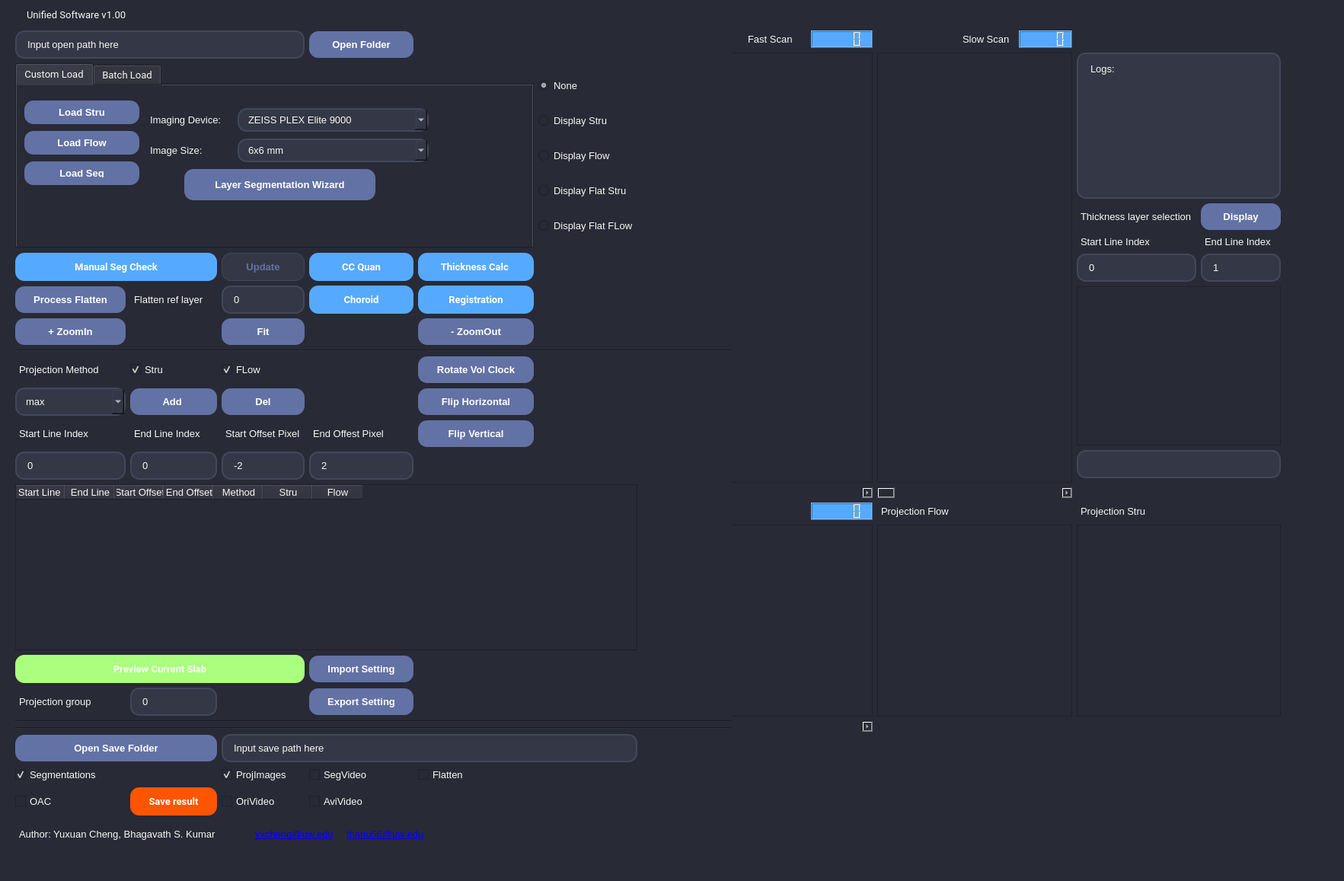
<?xml version="1.0" encoding="UTF-8"?>
<ui version="4.0">
 <class>MainWindow</class>
 <widget class="QMainWindow" name="MainWindow">
  <property name="geometry">
   <rect>
    <x>0</x>
    <y>0</y>
    <width>1765</width>
    <height>1157</height>
   </rect>
  </property>
  <property name="windowTitle">
   <string>MainWindow</string>
  </property>
  <property name="styleSheet">
   <string notr="true">/* =======================================================
   GLOBAL MAIN THEME
   Deep blue/purple background, light text.
   ======================================================= */
QMainWindow, QWidget {
    /* The main background color - A deep Ubuntu-ish purple-grey */
    background-color: #282a36; 
    /* Main text color - Off-white for good contrast without eye strain */
    color: #f8f8f2;
    /* Optional: Sets a modern system font */
    font-family: &quot;Segoe UI&quot;, Roboto, Helvetica, Arial, sans-serif;
    font-size: 10pt; /* Slightly larger base font for modern feel */
}

/* =======================================================
   INPUTS &amp; TEXT BOXES (The &quot;Gemini&quot; look)
   Very rounded corners, slightly lighter background so they pop.
   ======================================================= */
QLineEdit, QSpinBox, QDoubleSpinBox, QTextEdit, QComboBox, QPlainTextEdit {
    /* Lighter background than the main window to stand out */
    background-color: #343746; 
    /* A subtle border defining the shape */
    border: 2px solid #44475a; 
    /* HEAVY rounding for that modern flowy look */
    border-radius: 12px; 
    /* Crucial padding so text doesn't touch the edges */
    padding: 8px 12px; 
    color: #f8f8f2;
    /* Purple selection color */
    selection-background-color: #bd93f9; 
    selection-color: #282a36;
}

/* The &quot;Splash&quot; effect when you click inside an input box */
QLineEdit:focus, QSpinBox:focus, QTextEdit:focus, QComboBox:focus {
    /* Bright Ubuntu purple border when active */
    border: 2px solid #bd93f9; 
    background-color: #3b3e4f; /* Slightly lighter splash */
}

/* Spinbox up/down arrows need specific styling so they don't look blocky */
QAbstractSpinBox::up-button, QAbstractSpinBox::down-button {
    background-color: transparent;
    border-radius: 6px;
    margin: 2px;
}
QAbstractSpinBox::up-button:hover, QAbstractSpinBox::down-button:hover {
    background-color: #44475a;
}


/* =======================================================
   BUTTONS (The Ubuntu Accent)
   Purple splash, very round.
   ======================================================= */
QPushButton {
    /* The main Ubuntu purple accent color */
    background-color: #6272a4; 
    color: #ffffff;
    border: none;
    /* Matching the input boxes rounding */
    border-radius: 12px; 
    padding: 10px 24px;
    font-weight: bold;
}

/* Hover state - gets brighter */
QPushButton:hover {
    background-color: #bd93f9; /* Lighter bright purple */
}

/* Pressed state - gets darker */
QPushButton:pressed {
    background-color: #4f5b85;
}

/* Disabled state */
QPushButton:disabled {
    background-color: #343746;
    color: #6272a4;
    border: 1px solid #44475a;
}


/* =======================================================
   CONTAINERS &amp; LABELS
   Removing the old &quot;boxy&quot; look.
   ======================================================= */

/* Clean Labels */
QLabel {
    color: #f8f8f2;
    border: none;
    padding: 2px;
}

/* Modernizing Group Boxes */
QGroupBox {
    /* subtle border instead of the default etched line */
    border: 1px solid #6272a4; 
    border-radius: 12px;
    /* Push the content down to make room for the title */
    margin-top: 24px; 
    padding-top: 10px;
    font-weight: bold;
}

/* Styling the GroupBox Title text */
QGroupBox::title {
    subcontrol-origin: margin;
    subcontrol-position: top left;
    left: 12px;
    padding: 0 5px;
    color: #bd93f9; /* Purple title color */
}


/* =======================================================
   SCROLLBARS (Optional, but completes the look)
   Making them dark and slim.
   ======================================================= */
QScrollBar:vertical {
    border: none;
    background: #282a36;
    width: 10px;
    margin: 0px;
}
QScrollBar::handle:vertical {
    background: #44475a;
    border-radius: 5px;
    min-height: 20px;
}
QScrollBar::add-line:vertical, QScrollBar::sub-line:vertical {
    height: 0px;
}</string>
  </property>
  <widget class="QWidget" name="centralwidget">
   <widget class="QLabel" name="label_Title">
    <property name="geometry">
     <rect>
      <x>30</x>
      <y>10</y>
      <width>480</width>
      <height>19</height>
     </rect>
    </property>
    <property name="font">
     <font>
      <family>Segoe UI,Roboto,Helvetica,Arial,sans-serif</family>
      <pointsize>10</pointsize>
     </font>
    </property>
    <property name="text">
     <string>Unified Software v1.00</string>
    </property>
   </widget>
   <widget class="QWidget" name="layoutWidget">
    <property name="geometry">
     <rect>
      <x>890</x>
      <y>40</y>
      <width>792</width>
      <height>921</height>
     </rect>
    </property>
    <layout class="QGridLayout" name="gridLayout_6">
     <item row="6" column="0">
      <widget class="QLabel" name="label_13">
       <property name="text">
        <string>Depth</string>
       </property>
      </widget>
     </item>
     <item row="6" column="3">
      <widget class="QLabel" name="label_7">
       <property name="text">
        <string>Projection Flow</string>
       </property>
      </widget>
     </item>
     <item row="7" column="6">
      <widget class="QGraphicsView" name="graphicsView_ProjectionStru">
       <property name="sizePolicy">
        <sizepolicy hsizetype="Expanding" vsizetype="Expanding">
         <horstretch>0</horstretch>
         <verstretch>0</verstretch>
        </sizepolicy>
       </property>
      </widget>
     </item>
     <item row="6" column="2">
      <widget class="QLCDNumber" name="lcdNumber_DepthScan">
       <property name="styleSheet">
        <string notr="true">background-color: rgb(85, 170, 255);</string>
       </property>
      </widget>
     </item>
     <item row="7" column="3" colspan="3">
      <widget class="QGraphicsView" name="graphicsView_ProjectionFlow">
       <property name="minimumSize">
        <size>
         <width>0</width>
         <height>0</height>
        </size>
       </property>
      </widget>
     </item>
     <item row="7" column="0" colspan="3">
      <widget class="QGraphicsView" name="graphicsView_DepthScan">
       <property name="minimumSize">
        <size>
         <width>250</width>
         <height>250</height>
        </size>
       </property>
      </widget>
     </item>
     <item row="6" column="6">
      <widget class="QLabel" name="label_9">
       <property name="text">
        <string>Projection Stru</string>
       </property>
      </widget>
     </item>
     <item row="8" column="0" colspan="3">
      <widget class="QScrollBar" name="horizontalScrollBar_DepthScan">
       <property name="orientation">
        <enum>Qt::Horizontal</enum>
       </property>
      </widget>
     </item>
     <item row="1" column="6">
      <widget class="QPlainTextEdit" name="plainTextEdit_log">
       <property name="sizePolicy">
        <sizepolicy hsizetype="Preferred" vsizetype="Preferred">
         <horstretch>0</horstretch>
         <verstretch>0</verstretch>
        </sizepolicy>
       </property>
       <property name="plainText">
        <string>Logs:</string>
       </property>
      </widget>
     </item>
     <item row="2" column="6">
      <layout class="QGridLayout" name="gridLayout_5">
       <item row="1" column="1">
        <widget class="QLabel" name="label_10">
         <property name="text">
          <string>End Line Index</string>
         </property>
        </widget>
       </item>
       <item row="0" column="0">
        <widget class="QLabel" name="label_6">
         <property name="text">
          <string>Thickness layer selection</string>
         </property>
        </widget>
       </item>
       <item row="2" column="0">
        <widget class="QSpinBox" name="spinBox_ThicknessStart"/>
       </item>
       <item row="2" column="1">
        <widget class="QSpinBox" name="spinBox_ThicknessEnd">
         <property name="value">
          <number>1</number>
         </property>
        </widget>
       </item>
       <item row="0" column="1">
        <widget class="QPushButton" name="pushButton_Thickness">
         <property name="text">
          <string>Display</string>
         </property>
        </widget>
       </item>
       <item row="1" column="0">
        <widget class="QLabel" name="label_3">
         <property name="text">
          <string>Start Line Index</string>
         </property>
        </widget>
       </item>
      </layout>
     </item>
     <item row="5" column="0" colspan="3">
      <widget class="QScrollBar" name="horizontalScrollBar_FastScan">
       <property name="orientation">
        <enum>Qt::Horizontal</enum>
       </property>
      </widget>
     </item>
     <item row="3" column="6">
      <layout class="QGridLayout" name="gridLayout_7">
       <item row="0" column="0">
        <widget class="QGraphicsView" name="graphicsView_Thickness"/>
       </item>
       <item row="1" column="0">
        <layout class="QGridLayout" name="gridLayout_10"/>
       </item>
       <item row="2" column="0">
        <widget class="QLineEdit" name="lineEdit_MeanThickness"/>
       </item>
      </layout>
     </item>
     <item row="5" column="3" colspan="3">
      <widget class="QScrollBar" name="horizontalScrollBar_SlowScan">
       <property name="orientation">
        <enum>Qt::Horizontal</enum>
       </property>
      </widget>
     </item>
     <item row="1" column="3" rowspan="4" colspan="3">
      <widget class="QGraphicsView" name="graphicsView_SlowScan">
       <property name="minimumSize">
        <size>
         <width>250</width>
         <height>550</height>
        </size>
       </property>
      </widget>
     </item>
     <item row="0" column="1">
      <widget class="QLabel" name="label_5">
       <property name="text">
        <string>Fast Scan</string>
       </property>
      </widget>
     </item>
     <item row="0" column="2">
      <widget class="QLCDNumber" name="lcdNumber_FastScan">
       <property name="styleSheet">
        <string notr="true">background-color: rgb(85, 170, 255);</string>
       </property>
      </widget>
     </item>
     <item row="0" column="4">
      <widget class="QLabel" name="label_4">
       <property name="text">
        <string>Slow Scan</string>
       </property>
      </widget>
     </item>
     <item row="0" column="5">
      <widget class="QLCDNumber" name="lcdNumber_SlowScan">
       <property name="styleSheet">
        <string notr="true">background-color: rgb(85, 170, 255);</string>
       </property>
      </widget>
     </item>
     <item row="1" column="0" rowspan="4" colspan="3">
      <widget class="QGraphicsView" name="graphicsView_FastScan">
       <property name="sizePolicy">
        <sizepolicy hsizetype="Expanding" vsizetype="Minimum">
         <horstretch>0</horstretch>
         <verstretch>0</verstretch>
        </sizepolicy>
       </property>
       <property name="minimumSize">
        <size>
         <width>250</width>
         <height>550</height>
        </size>
       </property>
      </widget>
     </item>
    </layout>
   </widget>
   <widget class="QWidget" name="layoutWidget">
    <property name="geometry">
     <rect>
      <x>20</x>
      <y>40</y>
      <width>941</width>
      <height>1031</height>
     </rect>
    </property>
    <layout class="QGridLayout" name="gridLayout_2" columnstretch="0,0,0,0,0,0,0,0">
     <item row="2" column="2">
      <widget class="QPushButton" name="pushButton_UpdateSeg">
       <property name="enabled">
        <bool>false</bool>
       </property>
       <property name="text">
        <string>Update</string>
       </property>
      </widget>
     </item>
     <item row="2" column="0" colspan="2">
      <widget class="QPushButton" name="pushButton_ManualCorrect">
       <property name="enabled">
        <bool>true</bool>
       </property>
       <property name="font">
        <font>
         <family>Segoe UI,Roboto,Helvetica,Arial,sans-serif</family>
         <pointsize>10</pointsize>
         <weight>75</weight>
         <bold>true</bold>
        </font>
       </property>
       <property name="styleSheet">
        <string notr="true">background-color: rgb(85, 170, 255);</string>
       </property>
       <property name="text">
        <string>Manual Seg Check</string>
       </property>
      </widget>
     </item>
     <item row="2" column="3">
      <widget class="QPushButton" name="pushButton_CCquan">
       <property name="enabled">
        <bool>true</bool>
       </property>
       <property name="font">
        <font>
         <family>Segoe UI,Roboto,Helvetica,Arial,sans-serif</family>
         <pointsize>10</pointsize>
         <weight>75</weight>
         <bold>true</bold>
        </font>
       </property>
       <property name="styleSheet">
        <string notr="true">background-color: rgb(85, 170, 255);</string>
       </property>
       <property name="text">
        <string>CC Quan</string>
       </property>
       <property name="checkable">
        <bool>false</bool>
       </property>
      </widget>
     </item>
     <item row="2" column="4">
      <widget class="QPushButton" name="pushButton_ORL">
       <property name="enabled">
        <bool>true</bool>
       </property>
       <property name="font">
        <font>
         <family>Segoe UI,Roboto,Helvetica,Arial,sans-serif</family>
         <pointsize>10</pointsize>
         <weight>75</weight>
         <bold>true</bold>
        </font>
       </property>
       <property name="styleSheet">
        <string notr="true">background-color: rgb(85, 170, 255);</string>
       </property>
       <property name="text">
        <string>Thickness Calc </string>
       </property>
       <property name="checkable">
        <bool>false</bool>
       </property>
      </widget>
     </item>
     <item row="3" column="0">
      <widget class="QPushButton" name="pushButton_Flatten">
       <property name="styleSheet">
        <string notr="true"/>
       </property>
       <property name="text">
        <string>Process Flatten</string>
       </property>
      </widget>
     </item>
     <item row="3" column="1">
      <widget class="QLabel" name="label_15">
       <property name="text">
        <string>Flatten ref layer</string>
       </property>
      </widget>
     </item>
     <item row="0" column="0" colspan="3">
      <widget class="QLineEdit" name="lineEdit_OpenPath">
       <property name="text">
        <string>Input open path here</string>
       </property>
      </widget>
     </item>
     <item row="1" column="0" colspan="5">
      <widget class="QTabWidget" name="tabWidget">
       <property name="palette">
        <palette>
         <active>
          <colorrole role="WindowText">
           <brush brushstyle="SolidPattern">
            <color alpha="255">
             <red>248</red>
             <green>248</green>
             <blue>242</blue>
            </color>
           </brush>
          </colorrole>
          <colorrole role="Button">
           <brush brushstyle="SolidPattern">
            <color alpha="255">
             <red>40</red>
             <green>42</green>
             <blue>54</blue>
            </color>
           </brush>
          </colorrole>
          <colorrole role="Text">
           <brush brushstyle="SolidPattern">
            <color alpha="255">
             <red>0</red>
             <green>0</green>
             <blue>0</blue>
            </color>
           </brush>
          </colorrole>
          <colorrole role="ButtonText">
           <brush brushstyle="SolidPattern">
            <color alpha="255">
             <red>0</red>
             <green>0</green>
             <blue>0</blue>
            </color>
           </brush>
          </colorrole>
          <colorrole role="Base">
           <brush brushstyle="SolidPattern">
            <color alpha="255">
             <red>40</red>
             <green>42</green>
             <blue>54</blue>
            </color>
           </brush>
          </colorrole>
          <colorrole role="Window">
           <brush brushstyle="SolidPattern">
            <color alpha="255">
             <red>40</red>
             <green>42</green>
             <blue>54</blue>
            </color>
           </brush>
          </colorrole>
          <colorrole role="HighlightedText">
           <brush brushstyle="SolidPattern">
            <color alpha="255">
             <red>0</red>
             <green>0</green>
             <blue>0</blue>
            </color>
           </brush>
          </colorrole>
         </active>
         <inactive>
          <colorrole role="WindowText">
           <brush brushstyle="SolidPattern">
            <color alpha="255">
             <red>248</red>
             <green>248</green>
             <blue>242</blue>
            </color>
           </brush>
          </colorrole>
          <colorrole role="Button">
           <brush brushstyle="SolidPattern">
            <color alpha="255">
             <red>40</red>
             <green>42</green>
             <blue>54</blue>
            </color>
           </brush>
          </colorrole>
          <colorrole role="Text">
           <brush brushstyle="SolidPattern">
            <color alpha="255">
             <red>0</red>
             <green>0</green>
             <blue>0</blue>
            </color>
           </brush>
          </colorrole>
          <colorrole role="ButtonText">
           <brush brushstyle="SolidPattern">
            <color alpha="255">
             <red>0</red>
             <green>0</green>
             <blue>0</blue>
            </color>
           </brush>
          </colorrole>
          <colorrole role="Base">
           <brush brushstyle="SolidPattern">
            <color alpha="255">
             <red>40</red>
             <green>42</green>
             <blue>54</blue>
            </color>
           </brush>
          </colorrole>
          <colorrole role="Window">
           <brush brushstyle="SolidPattern">
            <color alpha="255">
             <red>40</red>
             <green>42</green>
             <blue>54</blue>
            </color>
           </brush>
          </colorrole>
          <colorrole role="HighlightedText">
           <brush brushstyle="SolidPattern">
            <color alpha="255">
             <red>0</red>
             <green>0</green>
             <blue>0</blue>
            </color>
           </brush>
          </colorrole>
         </inactive>
         <disabled>
          <colorrole role="WindowText">
           <brush brushstyle="SolidPattern">
            <color alpha="255">
             <red>248</red>
             <green>248</green>
             <blue>242</blue>
            </color>
           </brush>
          </colorrole>
          <colorrole role="Button">
           <brush brushstyle="SolidPattern">
            <color alpha="255">
             <red>40</red>
             <green>42</green>
             <blue>54</blue>
            </color>
           </brush>
          </colorrole>
          <colorrole role="Text">
           <brush brushstyle="SolidPattern">
            <color alpha="255">
             <red>248</red>
             <green>248</green>
             <blue>242</blue>
            </color>
           </brush>
          </colorrole>
          <colorrole role="ButtonText">
           <brush brushstyle="SolidPattern">
            <color alpha="255">
             <red>248</red>
             <green>248</green>
             <blue>242</blue>
            </color>
           </brush>
          </colorrole>
          <colorrole role="Base">
           <brush brushstyle="SolidPattern">
            <color alpha="255">
             <red>40</red>
             <green>42</green>
             <blue>54</blue>
            </color>
           </brush>
          </colorrole>
          <colorrole role="Window">
           <brush brushstyle="SolidPattern">
            <color alpha="255">
             <red>40</red>
             <green>42</green>
             <blue>54</blue>
            </color>
           </brush>
          </colorrole>
          <colorrole role="HighlightedText">
           <brush brushstyle="SolidPattern">
            <color alpha="255">
             <red>0</red>
             <green>0</green>
             <blue>0</blue>
            </color>
           </brush>
          </colorrole>
         </disabled>
        </palette>
       </property>
       <property name="font">
        <font>
         <family>Segoe UI,Roboto,Helvetica,Arial,sans-serif</family>
         <pointsize>10</pointsize>
        </font>
       </property>
       <property name="autoFillBackground">
        <bool>false</bool>
       </property>
       <property name="currentIndex">
        <number>0</number>
       </property>
       <widget class="QWidget" name="tab_5">
        <attribute name="title">
         <string>Custom Load</string>
        </attribute>
        <widget class="QPushButton" name="pushButton_LoadStru">
         <property name="geometry">
          <rect>
           <x>10</x>
           <y>20</y>
           <width>151</width>
           <height>31</height>
          </rect>
         </property>
         <property name="text">
          <string>Load Stru</string>
         </property>
        </widget>
        <widget class="QPushButton" name="pushButton_LoadFlow">
         <property name="geometry">
          <rect>
           <x>10</x>
           <y>60</y>
           <width>151</width>
           <height>31</height>
          </rect>
         </property>
         <property name="text">
          <string>Load Flow</string>
         </property>
        </widget>
        <widget class="QPushButton" name="pushButton_LoadSeg">
         <property name="geometry">
          <rect>
           <x>10</x>
           <y>100</y>
           <width>151</width>
           <height>31</height>
          </rect>
         </property>
         <property name="text">
          <string>Load Seg</string>
         </property>
        </widget>
        <widget class="QLabel" name="label_16">
         <property name="geometry">
          <rect>
           <x>170</x>
           <y>70</y>
           <width>131</width>
           <height>31</height>
          </rect>
         </property>
         <property name="text">
          <string>Image Size:</string>
         </property>
        </widget>
        <widget class="QComboBox" name="comboBox_size">
         <property name="geometry">
          <rect>
           <x>290</x>
           <y>70</y>
           <width>251</width>
           <height>31</height>
          </rect>
         </property>
         <item>
          <property name="text">
           <string>6x6 mm</string>
          </property>
         </item>
         <item>
          <property name="text">
           <string>12x12 mm</string>
          </property>
         </item>
         <item>
          <property name="text">
           <string>3x3 mm</string>
          </property>
         </item>
         <item>
          <property name="text">
           <string>N/A</string>
          </property>
         </item>
        </widget>
        <widget class="QComboBox" name="comboBox_type">
         <property name="geometry">
          <rect>
           <x>290</x>
           <y>30</y>
           <width>251</width>
           <height>31</height>
          </rect>
         </property>
         <item>
          <property name="text">
           <string>ZEISS PLEX Elite 9000</string>
          </property>
         </item>
         <item>
          <property name="text">
           <string>ZEISS Cirrus 6000</string>
          </property>
         </item>
         <item>
          <property name="text">
           <string>Intalight DREAM OCT</string>
          </property>
         </item>
         <item>
          <property name="text">
           <string>SD-OCT</string>
          </property>
         </item>
         <item>
          <property name="text">
           <string>SS-OCT</string>
          </property>
         </item>
        </widget>
        <widget class="QLabel" name="label_19">
         <property name="geometry">
          <rect>
           <x>170</x>
           <y>30</y>
           <width>131</width>
           <height>31</height>
          </rect>
         </property>
         <property name="text">
          <string>Imaging Device:</string>
         </property>
        </widget>
        <widget class="QPushButton" name="pushButton_SegWizard">
         <property name="geometry">
          <rect>
           <x>220</x>
           <y>110</y>
           <width>251</width>
           <height>41</height>
          </rect>
         </property>
         <property name="text">
          <string>Layer Segmentation Wizard</string>
         </property>
        </widget>
        <zorder>label_16</zorder>
        <zorder>label_19</zorder>
        <zorder>pushButton_LoadStru</zorder>
        <zorder>pushButton_LoadFlow</zorder>
        <zorder>pushButton_LoadSeg</zorder>
        <zorder>comboBox_size</zorder>
        <zorder>comboBox_type</zorder>
        <zorder>pushButton_SegWizard</zorder>
       </widget>
       <widget class="QWidget" name="tab_6">
        <attribute name="title">
         <string>Batch Load</string>
        </attribute>
        <layout class="QGridLayout" name="gridLayout_3">
         <item row="1" column="1">
          <widget class="QLineEdit" name="lineEdit_FlowPattern">
           <property name="text">
            <string>Flow.dcm</string>
           </property>
          </widget>
         </item>
         <item row="0" column="1">
          <widget class="QLineEdit" name="lineEdit_StruPattern">
           <property name="text">
            <string>Stru.dcm</string>
           </property>
          </widget>
         </item>
         <item row="0" column="2" rowspan="6">
          <widget class="QListWidget" name="listWidget_BatchList"/>
         </item>
         <item row="2" column="1">
          <widget class="QLineEdit" name="lineEdit_SegPattern">
           <property name="text">
            <string>Seg.npy</string>
           </property>
          </widget>
         </item>
         <item row="0" column="0">
          <widget class="QPushButton" name="pushButton_RunSingle">
           <property name="font">
            <font>
             <family>Segoe UI,Roboto,Helvetica,Arial,sans-serif</family>
             <pointsize>10</pointsize>
             <weight>75</weight>
             <bold>true</bold>
            </font>
           </property>
           <property name="styleSheet">
            <string notr="true">background-color: rgb(255, 85, 0);</string>
           </property>
           <property name="text">
            <string>Run Single</string>
           </property>
          </widget>
         </item>
         <item row="2" column="0">
          <widget class="QPushButton" name="pushButton_RunBatch">
           <property name="font">
            <font>
             <family>Segoe UI,Roboto,Helvetica,Arial,sans-serif</family>
             <pointsize>10</pointsize>
             <weight>75</weight>
             <bold>true</bold>
            </font>
           </property>
           <property name="styleSheet">
            <string notr="true">background-color: rgb(255, 85, 0);</string>
           </property>
           <property name="text">
            <string>Run Batch</string>
           </property>
          </widget>
         </item>
         <item row="4" column="1">
          <widget class="QPushButton" name="pushButton_UpdateRule">
           <property name="text">
            <string>Update Rule</string>
           </property>
          </widget>
         </item>
        </layout>
       </widget>
      </widget>
     </item>
     <item row="1" column="5">
      <layout class="QGridLayout" name="gridLayout">
       <item row="0" column="0">
        <widget class="QRadioButton" name="radioButton_DisplayNone">
         <property name="enabled">
          <bool>true</bool>
         </property>
         <property name="text">
          <string>None</string>
         </property>
         <property name="checked">
          <bool>true</bool>
         </property>
         <attribute name="buttonGroup">
          <string notr="true">buttonGroup</string>
         </attribute>
        </widget>
       </item>
       <item row="2" column="0">
        <widget class="QRadioButton" name="radioButton_DisplayFlow">
         <property name="enabled">
          <bool>false</bool>
         </property>
         <property name="text">
          <string>Display Flow</string>
         </property>
         <property name="checked">
          <bool>false</bool>
         </property>
         <attribute name="buttonGroup">
          <string notr="true">buttonGroup</string>
         </attribute>
        </widget>
       </item>
       <item row="1" column="0">
        <widget class="QRadioButton" name="radioButton_DisplayStru">
         <property name="enabled">
          <bool>false</bool>
         </property>
         <property name="text">
          <string>Display Stru</string>
         </property>
         <property name="checked">
          <bool>false</bool>
         </property>
         <attribute name="buttonGroup">
          <string notr="true">buttonGroup</string>
         </attribute>
        </widget>
       </item>
       <item row="4" column="0">
        <widget class="QRadioButton" name="radioButton_DisplayFlattenFlow">
         <property name="enabled">
          <bool>false</bool>
         </property>
         <property name="text">
          <string>Display Flat FLow</string>
         </property>
         <property name="checked">
          <bool>false</bool>
         </property>
         <attribute name="buttonGroup">
          <string notr="true">buttonGroup</string>
         </attribute>
        </widget>
       </item>
       <item row="3" column="0">
        <widget class="QRadioButton" name="radioButton_DisplayFlattenStru">
         <property name="enabled">
          <bool>false</bool>
         </property>
         <property name="text">
          <string>Display Flat Stru</string>
         </property>
         <property name="checked">
          <bool>false</bool>
         </property>
         <attribute name="buttonGroup">
          <string notr="true">buttonGroup</string>
         </attribute>
        </widget>
       </item>
      </layout>
     </item>
     <item row="7" column="0">
      <widget class="QLabel" name="label_8">
       <property name="text">
        <string>Projection Method</string>
       </property>
      </widget>
     </item>
     <item row="3" column="2">
      <widget class="QSpinBox" name="spinBox_FlattenLayer"/>
     </item>
     <item row="13" column="1">
      <widget class="QSpinBox" name="spinBox_ProjGroups"/>
     </item>
     <item row="14" column="0" colspan="8">
      <widget class="Line" name="line_3">
       <property name="orientation">
        <enum>Qt::Horizontal</enum>
       </property>
      </widget>
     </item>
     <item row="3" column="3">
      <widget class="QPushButton" name="pushButton_Choroid">
       <property name="enabled">
        <bool>true</bool>
       </property>
       <property name="font">
        <font>
         <family>Segoe UI,Roboto,Helvetica,Arial,sans-serif</family>
         <pointsize>10</pointsize>
         <weight>75</weight>
         <bold>true</bold>
        </font>
       </property>
       <property name="styleSheet">
        <string notr="true">background-color: rgb(85, 170, 255);</string>
       </property>
       <property name="text">
        <string>Choroid</string>
       </property>
      </widget>
     </item>
     <item row="9" column="0">
      <widget class="QLabel" name="label">
       <property name="text">
        <string>Start Line Index</string>
       </property>
      </widget>
     </item>
     <item row="8" column="1">
      <widget class="QPushButton" name="pushButton_AddTable">
       <property name="sizePolicy">
        <sizepolicy hsizetype="Preferred" vsizetype="Fixed">
         <horstretch>0</horstretch>
         <verstretch>0</verstretch>
        </sizepolicy>
       </property>
       <property name="text">
        <string>Add </string>
       </property>
      </widget>
     </item>
     <item row="18" column="2">
      <widget class="QCheckBox" name="checkBox_SaveProjections">
       <property name="text">
        <string>ProjImages</string>
       </property>
       <property name="checked">
        <bool>true</bool>
       </property>
      </widget>
     </item>
     <item row="4" column="2">
      <widget class="QPushButton" name="pushButton_ZoomToFit">
       <property name="text">
        <string>Fit</string>
       </property>
      </widget>
     </item>
     <item row="18" column="0" colspan="2">
      <widget class="QCheckBox" name="checkBox_SaveSeg">
       <property name="text">
        <string>Segmentations</string>
       </property>
       <property name="checked">
        <bool>true</bool>
       </property>
      </widget>
     </item>
     <item row="7" column="1">
      <widget class="QCheckBox" name="checkBox_ProjStru">
       <property name="text">
        <string>Stru</string>
       </property>
       <property name="checked">
        <bool>true</bool>
       </property>
      </widget>
     </item>
     <item row="7" column="4">
      <widget class="QPushButton" name="pushButton_volclock">
       <property name="text">
        <string>Rotate Vol Clock</string>
       </property>
      </widget>
     </item>
     <item row="13" column="3">
      <widget class="QPushButton" name="pushButton_ExportSetting">
       <property name="text">
        <string>Export Setting</string>
       </property>
      </widget>
     </item>
     <item row="19" column="3">
      <widget class="QCheckBox" name="checkBox_AviVideo">
       <property name="text">
        <string>AviVideo</string>
       </property>
      </widget>
     </item>
     <item row="18" column="3">
      <widget class="QCheckBox" name="checkBox_SaveSegVideo">
       <property name="text">
        <string>SegVideo</string>
       </property>
      </widget>
     </item>
     <item row="8" column="4">
      <widget class="QPushButton" name="pushButton_hori">
       <property name="text">
        <string>Flip Horizontal</string>
       </property>
      </widget>
     </item>
     <item row="10" column="0">
      <widget class="QSpinBox" name="spinBox_StartLayer">
       <property name="sizePolicy">
        <sizepolicy hsizetype="Minimum" vsizetype="Fixed">
         <horstretch>0</horstretch>
         <verstretch>0</verstretch>
        </sizepolicy>
       </property>
      </widget>
     </item>
     <item row="18" column="4">
      <widget class="QCheckBox" name="checkBox_SaveFlatten">
       <property name="enabled">
        <bool>true</bool>
       </property>
       <property name="text">
        <string>Flatten</string>
       </property>
       <property name="checked">
        <bool>false</bool>
       </property>
      </widget>
     </item>
     <item row="10" column="1">
      <widget class="QSpinBox" name="spinBox_EndLayer">
       <property name="sizePolicy">
        <sizepolicy hsizetype="Minimum" vsizetype="Fixed">
         <horstretch>0</horstretch>
         <verstretch>0</verstretch>
        </sizepolicy>
       </property>
      </widget>
     </item>
     <item row="10" column="3">
      <widget class="QSpinBox" name="spinBox_EndOffset">
       <property name="minimum">
        <number>-999</number>
       </property>
       <property name="maximum">
        <number>999</number>
       </property>
       <property name="value">
        <number>2</number>
       </property>
      </widget>
     </item>
     <item row="12" column="0" colspan="3">
      <widget class="QPushButton" name="pushButton_Proj">
       <property name="font">
        <font>
         <family>Segoe UI,Roboto,Helvetica,Arial,sans-serif</family>
         <pointsize>10</pointsize>
         <weight>75</weight>
         <bold>true</bold>
        </font>
       </property>
       <property name="styleSheet">
        <string notr="true">background-color: rgb(170, 255, 127);</string>
       </property>
       <property name="text">
        <string>Preview Current Slab</string>
       </property>
      </widget>
     </item>
     <item row="13" column="0">
      <widget class="QLabel" name="label_14">
       <property name="text">
        <string>Projection group</string>
       </property>
      </widget>
     </item>
     <item row="15" column="3">
      <layout class="QHBoxLayout" name="horizontalLayout_2"/>
     </item>
     <item row="17" column="0" colspan="2">
      <widget class="QPushButton" name="pushButton_OpenSaveFolder">
       <property name="text">
        <string>Open Save Folder</string>
       </property>
      </widget>
     </item>
     <item row="3" column="4">
      <widget class="QPushButton" name="pushButton_Difference">
       <property name="enabled">
        <bool>true</bool>
       </property>
       <property name="font">
        <font>
         <family>Segoe UI,Roboto,Helvetica,Arial,sans-serif</family>
         <pointsize>10</pointsize>
         <weight>75</weight>
         <bold>true</bold>
        </font>
       </property>
       <property name="styleSheet">
        <string notr="true">background-color: rgb(85, 170, 255);</string>
       </property>
       <property name="text">
        <string>Registration</string>
       </property>
       <property name="checkable">
        <bool>false</bool>
       </property>
      </widget>
     </item>
     <item row="16" column="0" colspan="8">
      <widget class="Line" name="line_2">
       <property name="orientation">
        <enum>Qt::Horizontal</enum>
       </property>
      </widget>
     </item>
     <item row="17" column="2" colspan="4">
      <widget class="QLineEdit" name="lineEdit_SavePath">
       <property name="text">
        <string>Input save path here</string>
       </property>
      </widget>
     </item>
     <item row="9" column="3">
      <widget class="QLabel" name="label_12">
       <property name="text">
        <string>End Offest Pixel</string>
       </property>
      </widget>
     </item>
     <item row="19" column="0">
      <widget class="QCheckBox" name="checkBox_SaveOAC">
       <property name="text">
        <string>OAC</string>
       </property>
      </widget>
     </item>
     <item row="19" column="2">
      <widget class="QCheckBox" name="checkBox_SaveOriVideo">
       <property name="text">
        <string>OriVideo</string>
       </property>
      </widget>
     </item>
     <item row="4" column="0">
      <widget class="QPushButton" name="pushButton_SliceZoomIn">
       <property name="text">
        <string>+ ZoomIn</string>
       </property>
      </widget>
     </item>
     <item row="5" column="0" rowspan="2" colspan="8">
      <widget class="Line" name="line">
       <property name="orientation">
        <enum>Qt::Horizontal</enum>
       </property>
      </widget>
     </item>
     <item row="12" column="3">
      <widget class="QPushButton" name="pushButton_ImportSetting">
       <property name="text">
        <string>Import Setting</string>
       </property>
      </widget>
     </item>
     <item row="8" column="0">
      <widget class="QComboBox" name="comboBox_ProjMethod">
       <property name="sizePolicy">
        <sizepolicy hsizetype="Preferred" vsizetype="Fixed">
         <horstretch>0</horstretch>
         <verstretch>0</verstretch>
        </sizepolicy>
       </property>
       <item>
        <property name="text">
         <string>max</string>
        </property>
       </item>
       <item>
        <property name="text">
         <string>sum</string>
        </property>
       </item>
       <item>
        <property name="text">
         <string>mean</string>
        </property>
       </item>
       <item>
        <property name="text">
         <string>maxmean</string>
        </property>
       </item>
       <item>
        <property name="text">
         <string>min</string>
        </property>
       </item>
       <item>
        <property name="text">
         <string>minmean</string>
        </property>
       </item>
      </widget>
     </item>
     <item row="11" column="0" colspan="6">
      <widget class="QTableWidget" name="tableWidget">
       <property name="sizePolicy">
        <sizepolicy hsizetype="Expanding" vsizetype="Expanding">
         <horstretch>0</horstretch>
         <verstretch>0</verstretch>
        </sizepolicy>
       </property>
       <property name="minimumSize">
        <size>
         <width>0</width>
         <height>125</height>
        </size>
       </property>
       <property name="font">
        <font>
         <family>Segoe UI,Roboto,Helvetica,Arial,sans-serif</family>
         <pointsize>10</pointsize>
        </font>
       </property>
       <attribute name="horizontalHeaderDefaultSectionSize">
        <number>65</number>
       </attribute>
       <attribute name="horizontalHeaderHighlightSections">
        <bool>true</bool>
       </attribute>
       <column>
        <property name="text">
         <string>Start Line </string>
        </property>
       </column>
       <column>
        <property name="text">
         <string>End Line</string>
        </property>
       </column>
       <column>
        <property name="text">
         <string>Start Offset</string>
        </property>
       </column>
       <column>
        <property name="text">
         <string>End Offset</string>
        </property>
       </column>
       <column>
        <property name="text">
         <string>Method</string>
        </property>
       </column>
       <column>
        <property name="text">
         <string>Stru</string>
        </property>
       </column>
       <column>
        <property name="text">
         <string>Flow</string>
        </property>
       </column>
      </widget>
     </item>
     <item row="19" column="1">
      <widget class="QPushButton" name="pushButton_SaveResult">
       <property name="font">
        <font>
         <family>Segoe UI,Roboto,Helvetica,Arial,sans-serif</family>
         <pointsize>10</pointsize>
         <weight>75</weight>
         <bold>true</bold>
        </font>
       </property>
       <property name="styleSheet">
        <string notr="true">background-color: rgb(255, 85, 0);</string>
       </property>
       <property name="text">
        <string>Save result</string>
       </property>
      </widget>
     </item>
     <item row="7" column="2">
      <widget class="QCheckBox" name="checkBox_ProjFlow">
       <property name="text">
        <string>FLow</string>
       </property>
       <property name="checked">
        <bool>true</bool>
       </property>
      </widget>
     </item>
     <item row="9" column="1">
      <widget class="QLabel" name="label_2">
       <property name="text">
        <string>End Line Index</string>
       </property>
      </widget>
     </item>
     <item row="9" column="2">
      <widget class="QLabel" name="label_11">
       <property name="text">
        <string>Start Offset Pixel</string>
       </property>
      </widget>
     </item>
     <item row="10" column="2">
      <widget class="QSpinBox" name="spinBox_StartOffset">
       <property name="minimum">
        <number>-999</number>
       </property>
       <property name="maximum">
        <number>999</number>
       </property>
       <property name="value">
        <number>-2</number>
       </property>
      </widget>
     </item>
     <item row="4" column="4">
      <widget class="QPushButton" name="pushButton_SliceZoomOut">
       <property name="text">
        <string>- ZoomOut</string>
       </property>
      </widget>
     </item>
     <item row="9" column="4">
      <widget class="QPushButton" name="pushButton_Vert">
       <property name="text">
        <string>Flip Vertical</string>
       </property>
      </widget>
     </item>
     <item row="8" column="2">
      <widget class="QPushButton" name="pushButton_DelTable">
       <property name="text">
        <string>Del</string>
       </property>
      </widget>
     </item>
     <item row="0" column="3">
      <widget class="QPushButton" name="pushButton_BatchOpen">
       <property name="text">
        <string>Open Folder</string>
       </property>
      </widget>
     </item>
    </layout>
   </widget>
   <widget class="QLabel" name="label_17">
    <property name="geometry">
     <rect>
      <x>20</x>
      <y>1080</y>
      <width>301</width>
      <height>31</height>
     </rect>
    </property>
    <property name="text">
     <string>Author: Yuxuan Cheng, Bhagavath S. Kumar</string>
    </property>
   </widget>
   <widget class="QLabel" name="label_18">
    <property name="geometry">
     <rect>
      <x>330</x>
      <y>1080</y>
      <width>131</width>
      <height>31</height>
     </rect>
    </property>
    <property name="text">
     <string>&lt;html&gt;&lt;head/&gt;&lt;body&gt;&lt;p&gt;&lt;a href=&quot;mailto: yxcheng@uw.edu&quot;&gt;&lt;span style=&quot; text-decoration: underline; color:#0000ff;&quot;&gt;yxcheng@uw.edu&lt;/span&gt;&lt;/a&gt;&lt;/p&gt;&lt;/body&gt;&lt;/html&gt;</string>
    </property>
    <property name="openExternalLinks">
     <bool>true</bool>
    </property>
   </widget>
   <widget class="QLabel" name="label_20">
    <property name="geometry">
     <rect>
      <x>450</x>
      <y>1080</y>
      <width>131</width>
      <height>31</height>
     </rect>
    </property>
    <property name="text">
     <string>&lt;html&gt;&lt;head/&gt;&lt;body&gt;&lt;p&gt;&lt;a href=&quot;mailto: yxcheng@uw.edu&quot;&gt;&lt;span style=&quot; text-decoration: underline; color:#0000ff;&quot;&gt;thanu56@uw.edu&lt;/span&gt;&lt;/a&gt;&lt;/p&gt;&lt;/body&gt;&lt;/html&gt;</string>
    </property>
    <property name="openExternalLinks">
     <bool>true</bool>
    </property>
   </widget>
  </widget>
  <widget class="QMenuBar" name="menubar">
   <property name="geometry">
    <rect>
     <x>0</x>
     <y>0</y>
     <width>1765</width>
     <height>23</height>
    </rect>
   </property>
  </widget>
  <widget class="QStatusBar" name="statusbar"/>
 </widget>
 <resources/>
 <connections/>
 <buttongroups>
  <buttongroup name="buttonGroup"/>
 </buttongroups>
</ui>
